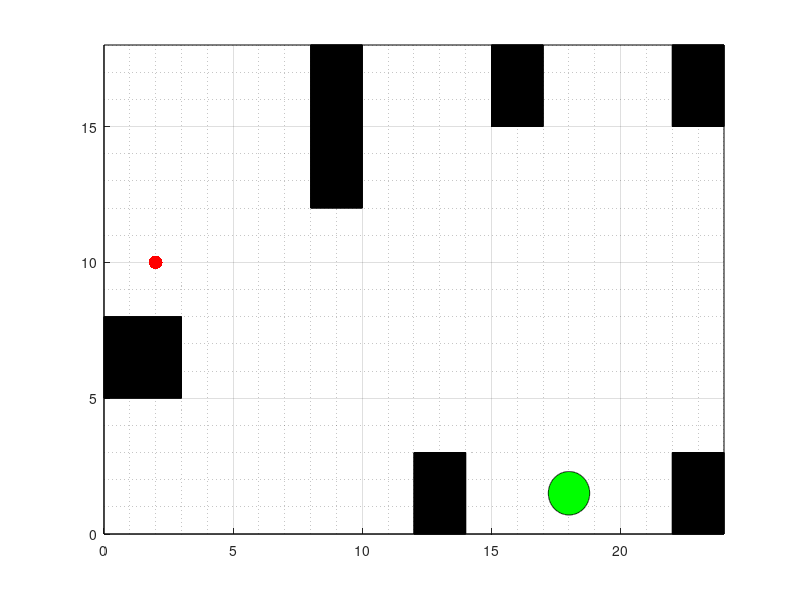

The MATLAB source for this figure:
clear;
clc;
 
k = [2, 10]; %Start point
scatter(k(1), k(2),100,'r','filled')
hold on

side1 = 24;
side2 = 18; %lengths of rectangle grid

lineSize = 0.5; %The length of the line connecting nodes
pointHistory(1,:) = k; %column vector that records all node points

%Obstacles-----------------------------------------------------------------

x_obs = [8, 10, 10, 8, 8]; %obstacle 1
y_obs = [18, 18, 12, 12, 18];
x_obs2 = [12, 14, 14, 12, 12]; %obstacle 2
y_obs2 = [3, 3, 0, 0, 3];
x_obs3 = [22, 24,  24, 22, 22]; %obstacle 3
y_obs3 = [3, 3, 0, 0, 3];
x_obs4 = [15, 17, 17, 15, 15]; %obstacle 4
y_obs4 = [18, 18, 15, 15, 18];
x_obs5 = [22, 24,  24, 22, 22]; %obstacle 5
y_obs5 = [18, 18, 15, 15, 18];
x_obs6 = [0, 3,  3, 0, 0]; %obstacle 6
y_obs6 = [8, 8, 5, 5, 8];

%Obstacles-------------------------------(fake)----------------------------
x_obs_B = [7, 11, 11, 7, 7]; 
y_obs_B = [18, 18, 11, 11, 18];
x_obs2_B = [11, 11, 15, 15, 11];
y_obs2_B = [0, 4, 4, 0, 0];
x_obs3_B = [21, 21, 24, 24, 21];
y_obs3_B = [0, 4, 4, 0, 0];
x_obs4_B = [14, 14, 18, 18, 14]; 
y_obs4_B = [18, 14, 14, 18, 18];
x_obs5_B = [21, 21, 24, 24, 21]; 
y_obs5_B = [18, 14, 14, 18, 18];
x_obs6_B = [0, 4, 4, 0, 0]; 
y_obs6_B = [9, 9, 4, 4, 9];
%Obstacles----------------------------(fake up to here)--------------------
plot( x_obs6, y_obs6, 'k')
fill( x_obs6, y_obs6, 'k')
plot(x_obs, y_obs, 'k')
fill(x_obs, y_obs, 'k')
plot( x_obs2, y_obs2, 'k')
fill( x_obs2, y_obs2, 'k')
plot( x_obs3, y_obs3, 'k')
fill( x_obs3, y_obs3, 'k')
plot( x_obs4, y_obs4, 'k')
fill( x_obs4, y_obs4, 'k')
plot( x_obs5, y_obs5, 'k')
fill( x_obs5, y_obs5, 'k')
hold on

%Creating grid-------------------------------------------------------------
x_grid = [0 0 24 24 0];
y_grid = [0 18 18 0 0];
plot(x_grid,y_grid, 'k')
axis([0 24 0 18])
hold on
grid on
grid minor

%Creating the end goal circle----------------------------------------------
x_center = 18;
y_center = 1.5;
radius = 0.8;

theta = 0:0.01:2*pi;

x_goal = radius *cos(theta) + x_center;
y_goal = radius *sin(theta) + y_center;

fill(x_goal,y_goal,'g');
hold on